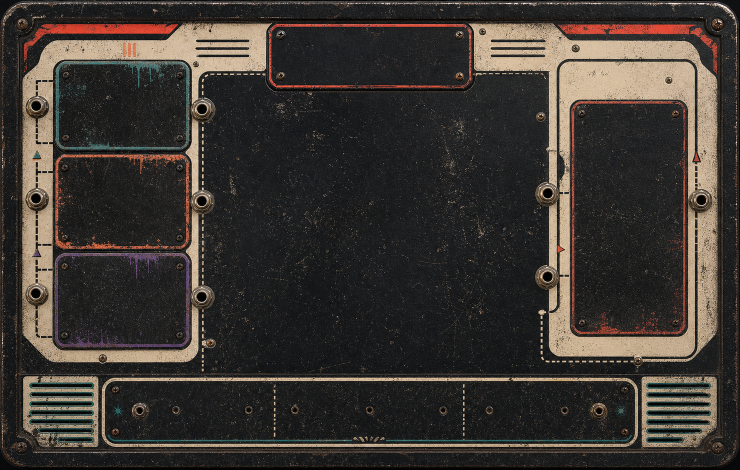
#> input picture Assets/ui/backplate.png, 1480 x 940 px (shown at 1/2 size); its folder holds only this picture in this run
$ python make_final_ui_contact_sheet.py
#> lines starting #> are read from the running program, lines starting #| are printed output that depends on the picture
from __future__ import annotations

from pathlib import Path

from PIL import Image, ImageDraw, ImageFont


ROOT = Path(__file__).resolve().parents[1]
ASSET_DIR = ROOT / "Assets" / "ui"
OUT = ASSET_DIR / "final_asset_contact_sheet.png"


def main() -> int:
    files = sorted(
        p for p in ASSET_DIR.glob("*.png")
        if p.name not in {"header_all.png", OUT.name} and "source" not in p.name
    )

    columns = 4
    cell_w = 300
    cell_h = 230
    rows = (len(files) + columns - 1) // columns

    sheet = Image.new("RGBA", (columns * cell_w, rows * cell_h), (245, 245, 235, 255))
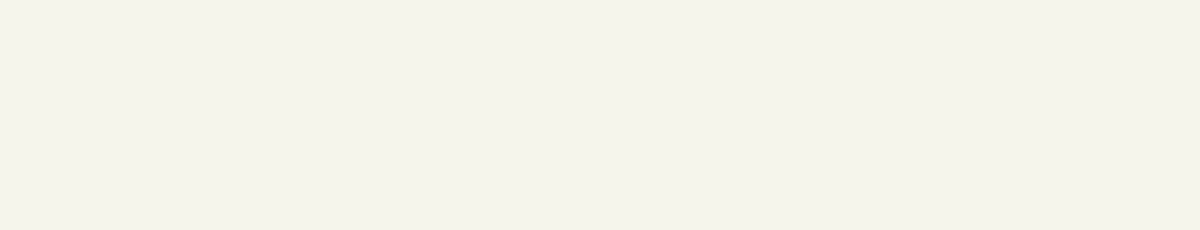
#> sheet: PIL image 1200x230 RGBA; mean R, G, B, A 245, 245, 235, 255
    draw = ImageDraw.Draw(sheet)
    font = ImageFont.load_default()

    for index, path in enumerate(files):
        image = Image.open(path).convert("RGBA")
#> image is the input picture: PIL image 1480x940 RGBA; mean R, G, B, A 60.4, 54.8, 50, 255
        image.thumbnail((260, 175))
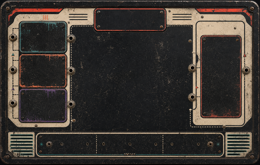
#> image: PIL image 260x165 RGBA; mean R, G, B, A 60.5, 54.8, 50, 255

        x = (index % columns) * cell_w + 20
        y = (index // columns) * cell_h + 20

        preview_bg = Image.new("RGBA", image.size, (40, 40, 36, 255))
        preview_bg.alpha_composite(image)
        sheet.alpha_composite(preview_bg, (x, y))
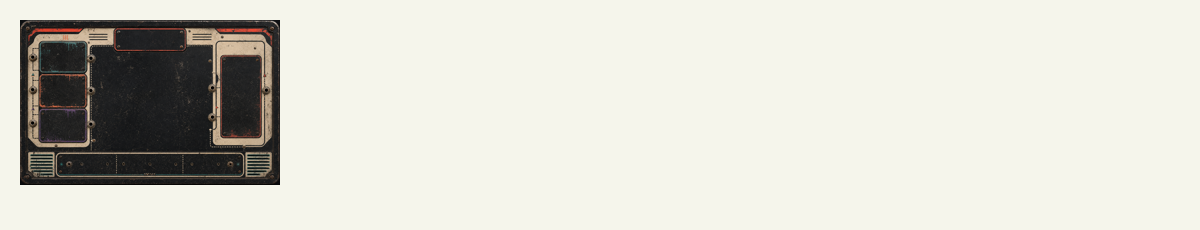
#> sheet: PIL image 1200x230 RGBA; mean R, G, B, A 216.3, 215.4, 206.3, 255
        draw.text((x, y + 182), path.name, fill=(0, 0, 0, 255), font=font)

    sheet.convert("RGB").save(OUT)
    print(OUT)
    return 0


if __name__ == "__main__":
    raise SystemExit(main())
#> (the program exits here)
